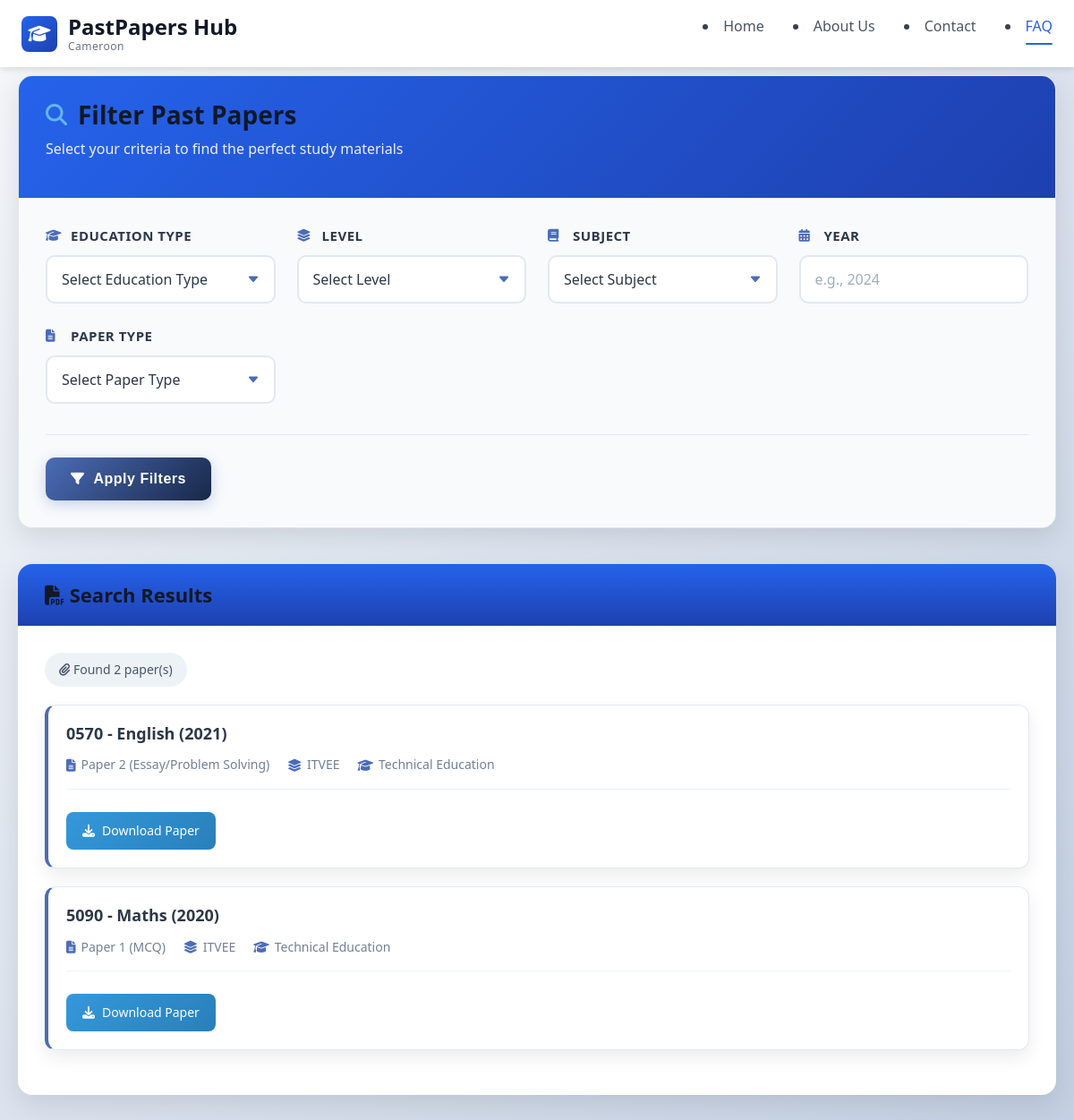
/pastpapers/, run on the app's committed database.
### papers/models.py (models this page shows, shortened)
class PastPaper(models.Model):
    PAPER_CHOICES = [
        ('1', 'Paper 1 (MCQ)'),
        ('2', 'Paper 2 (Essay/Problem Solving)'),
        ('3', 'Paper 3 (Practical)'),
    ]
    subject = models.ForeignKey(Subject, on_delete=models.CASCADE, related_name='papers')
    year = models.IntegerField(help_text="The year the exam was written (e.g., 2024)")
    paper_number = models.CharField(max_length=1, choices=PAPER_CHOICES, help_text="The specific paper number (1, 2, or 3)")
    file = models.FileField(upload_to='media/past_papers/')
    marking_scheme_file = models.FileField(upload_to='media/marking_schemes/', null=True, blank=True)
    class Meta:
        unique_together = ('subject', 'year', 'paper_number')
        ordering = ['-year', 'subject__name', 'paper_number'] # Sorts newest first

class Subject(models.Model):
    name = models.CharField(max_length=100)
    code = models.CharField(max_length=10, unique=True, help_text="e.g., 0570 for Mathematics")
    level = models.ForeignKey(Level, on_delete=models.CASCADE, related_name='subjects')
    department = models.ManyToManyField(Department, blank=True)
    class Meta:
        unique_together = ('name', 'level')

class Level(models.Model):
    education_type = models.ForeignKey(EducationType, on_delete=models.CASCADE, related_name='levels')
    """GCE O/L or A/L."""
    name = models.CharField(max_length=50, unique=True, help_text="e.g., Ordinary Level (O/L) , Advanced Level (A/L) , ITVEE , ATVEE")
    class meta:
        unique_together = ('education_type','name')

class EducationType(models.Model):
    name = models.CharField(max_length=50, unique=True,help_text='General Education or Technical Education')

### papers/views.py (the view)
# urls.py: path('pastpapers/', views.PastPaperListView.as_view(), name='papers'),
class PastPaperListView(ListView):
    model = PastPaper
    template_name = 'papers.html'
    context_object_name = 'papers'
    paginate_by = 20
    def get_queryset(self):
        queryset = super().get_queryset()
        education_type = self.request.GET.get('education_type')
        level = self.request.GET.get('level')
        subject = self.request.GET.get('subject')
        year = self.request.GET.get('year')
        paper_number = self.request.GET.get('paper_number')
        if education_type:
            queryset = queryset.filter(subject__level__education_type_id=education_type)
        if level:
            queryset = queryset.filter(subject__level_id=level)
        if subject:
            queryset = queryset.filter(subject_id=subject)
        if year:
            queryset = queryset.filter(year=year)
        if paper_number:
            queryset = queryset.filter(paper_number=paper_number)
        return queryset
    def get_context_data(self, **kwargs):
        context = super().get_context_data(**kwargs)
        education_type = self.request.GET.get('education_type')
        level = self.request.GET.get('level')
        context['education_types'] = EducationType.objects.all()
        if education_type:
            context['levels'] = Level.objects.filter(education_type_id=education_type)
        else:
            context['levels'] = Level.objects.none()
        if level:
            context['subjects'] = Subject.objects.filter(level_id=level)
        else:
            context['subjects'] = Subject.objects.none()
        context['current_education_type'] = education_type
        context['current_level'] = level
        context['current_subject'] = self.request.GET.get('subject')
        context['current_year'] = self.request.GET.get('year')
        context['current_paper_number'] = self.request.GET.get('paper_number')
        return context

### templates/papers.html (shortened to what this page needs)
{% load static %}
<!DOCTYPE html>
<html lang="en">
  {% block content %}
  <head>
    <link rel="stylesheet" href="https://cdnjs.cloudflare.com/ajax/libs/font-awesome/6.4.0/css/all.min.css">
    <link rel="stylesheet" href=" {% static 'styles/style.css' %} " />
    <link rel="stylesheet" href="{% static  'styles/animations.css' %}" />
    <link rel="stylesheet" href=" {% static 'styles/style.css' %} " />
    <link rel="stylesheet" href=" {% static 'styles/papers.css' %} " />
</head>
<body>
  <header>
    <nav class="navbar">
      <div class="container nav-container">
        <a href="index.html" class="logo">
          <div class="logo-icon animate-pop-in">
            <i class="fas fa-graduation-cap"></i>
          </div>
          <div class="logo-text">
            <span class="logo-primary">PastPapers Hub</span>
            <span class="logo-sub">Cameroon</span>
          </div>
        </a>
        <ul class="nav-menu">
          <li><a href="{% url 'home' %}" class="nav-link">Home</a></li>
          <li><a href="{% url 'about' %}" class="nav-link">About Us</a></li>
          <li><a href="{% url 'contact' %}" class="nav-link">Contact</a></li>
          <li><a href="{% url 'faq' %}" class="nav-link active">FAQ</a></li>
        </ul>
      </div>
    </nav>
  </header>
    <div class="filter-wrapper">
        <div class="filter-header">
            <h1><i class="fas fa-search"></i> Filter Past Papers</h1>
            <p>Select your criteria to find the perfect study materials</p>
        </div>
        <div class="filter-container">
            <form method="get" class="filter-form">
                <div class="form-group">
                    <label for="education_type"><i class="fas fa-graduation-cap"></i> Education Type</label>
                    <select name="education_type" id="education_type" onchange="this.form.submit()">
                        <option value="">Select Education Type</option>
                    </select>
                </div>
                <div class="form-group">
                    <label for="level"><i class="fas fa-layer-group"></i> Level</label>
                    <select name="level" id="level" onchange="this.form.submit()">
                        <option value="">Select Level</option>
                    </select>
                </div>
                <div class="form-group">
                    <label for="subject"><i class="fas fa-book"></i> Subject</label>
                    <select name="subject" id="subject">
                        <option value="">Select Subject</option>
                    </select>
                </div>
                <div class="form-group">
                    <label for="year"><i class="fas fa-calendar-alt"></i> Year</label>
                    <input type="number" name="year" id="year"
                           value="{{ current_year|default_if_none:'' }}"
                           placeholder="e.g., 2024" min="1900" max="2100">
                </div>
                <div class="form-group">
                    <label for="paper_number"><i class="fas fa-file-alt"></i> Paper Type</label>
                    <select name="paper_number" id="paper_number">
                        <option value="">Select Paper Type</option>
                    </select>
                </div>
                <div class="form-actions">
                    <button type="submit" class="btn btn-primary">
                        <i class="fas fa-filter"></i> Apply Filters
                    </button>
                </div>
            </form>
        </div>
    </div>
    {% if papers %}
    <div class="results-container">
        <div class="results-header">
            <h2><i class="fas fa-file-pdf"></i> Search Results</h2>
        </div>
        <div class="papers-list">
            <span class="results-count"><i class="fas fa-paperclip"></i> Found {{ papers|length }} paper(s)</span>
            {% for paper in papers %}
                <div class="paper-card">
                    <h4>{{ paper.subject.code }} - {{ paper.subject.name }} ({{ paper.year }})</h4>
                    <div class="paper-meta">
                        <span class="meta-item">
                            <i class="fas fa-file-alt"></i> {{ paper.get_paper_number_display }}
                        </span>
                        <span class="meta-item">
                            <i class="fas fa-layer-group"></i> {{ paper.subject.level.name }}
                        </span>
                        <span class="meta-item">
                            <i class="fas fa-graduation-cap"></i> {{ paper.subject.level.education_type.name }}
                        </span>
                    </div>
                    <div class="paper-actions">
                         <a href="{%  url 'download_paper' paper.id %}" target="_blank" class="download-btn">
                            <i class="fas fa-download"></i> Download Paper
                        </a>
                    </div>
                </div>
            {% endfor %}
        </div>
    </div>
    {% endif %}
</body>
{% endblock %}
</html>

### assets/styles/style.css (style rules this page uses)
:root { --primary-blue: #2563eb; --primary-dark: #1e40af; --primary-light: #3b82f6; --primary-bg: #f8fafc; --white: #ffffff; --gray-50: #f9fafb; --gray-100: #f3f4f6; --gray-200: #e5e7eb; --gray-300: #d1d5db; --gray-400: #9ca3af; --gray-500: #6b7280; --gray-600: #4b5563; --gray-700: #374151; --gray-800: #1f2937; --gray-900: #111827; --accent-success: #10b981; --accent-warning: #f59e0b; --accent-error: #ef4444; --accent-info: #06b6d4; --font-heading: "Poppins", system-ui, -apple-system, sans-serif; --font-body: "Inter", "Segoe UI", Roboto, sans-serif; --spacing-xs: 0.5rem; --spacing-sm: 1rem; --spacing-md: 1.5rem; --spacing-lg: 2rem; --spacing-xl: 3rem; --spacing-xxl: 4rem; --radius-sm: 0.375rem; --radius-md: 0.5rem; --radius-lg: 0.75rem; --radius-xl: 1rem; --radius-2xl: 1.5rem; --shadow-sm: 0 1px 2px 0 rgb(0 0 0 / 0.05); --shadow-md: 0 4px 6px -1px rgb(0 0 0 / 0.1); --shadow-lg: 0 10px 15px -3px rgb(0 0 0 / 0.1); --shadow-xl: 0 20px 25px -5px rgb(0 0 0 / 0.1); --shadow-blue: 0 10px 20px rgba(37, 99, 235, 0.15); --transition-fast: 150ms cubic-bezier(0.4, 0, 0.2, 1); --transition-base: 250ms cubic-bezier(0.4, 0, 0.2, 1); --transition-slow: 350ms cubic-bezier(0.4, 0, 0.2, 1); }
*, *::before, *::after { margin: 0; padding: 0; box-sizing: border-box; }
html { scroll-behavior: smooth; font-size: 16px; }
body { font-family: var(--font-body); line-height: 1.6; color: var(--gray-700); background-color: var(--white); overflow-x: hidden; }
h1, h2, h3, h4, h5, h6 { font-family: var(--font-heading); font-weight: 600; line-height: 1.3; color: var(--gray-900); }
h1 { font-size: clamp(2.25rem, 5vw, 3.5rem); font-weight: 700; }
h2 { font-size: clamp(1.875rem, 4vw, 2.5rem); }
p { margin-bottom: var(--spacing-sm); font-size: 1.125rem; color: var(--gray-600); }
a { text-decoration: none; color: inherit; transition: color var(--transition-base); }
ul, ol { list-style-position: inside; margin-bottom: var(--spacing-sm); }
.container { width: 100%; max-width: 1200px; margin: 0 auto; padding: 0 var(--spacing-md); }
.btn { display: inline-flex; align-items: center; justify-content: center; gap: 0.5rem; padding: 0.75rem 1.75rem; border-radius: var(--radius-md); font-weight: 600; font-size: 1rem; border: 2px solid transparent; cursor: pointer; transition: all var(--transition-base); text-align: center; min-height: 48px; }
.btn-primary { background-color: var(--primary-blue); color: var(--white); }
.navbar { position: fixed; top: 0; left: 0; width: 100%; background-color: var(--white); box-shadow: var(--shadow-md); z-index: 1000; padding: 1rem 0; }
.nav-container { display: flex; justify-content: space-between; align-items: center; }
.logo { display: flex; align-items: center; gap: 0.75rem; z-index: 1001; }
.logo-icon { width: 2.5rem; height: 2.5rem; background: linear-gradient(135deg, var(--primary-blue), var(--primary-dark)); border-radius: var(--radius-md); display: flex; align-items: center; justify-content: center; color: var(--white); font-size: 1.25rem; }
.logo-text { display: flex; flex-direction: column; line-height: 1.2; }
.logo-primary { font-family: var(--font-heading); font-weight: 700; font-size: 1.5rem; color: var(--gray-900); }
.logo-sub { font-size: 0.75rem; color: var(--gray-500); letter-spacing: 0.5px; }
.nav-menu { display: flex; gap: 2rem; align-items: center; }
.nav-link { position: relative; font-weight: 500; color: var(--gray-600); padding: 0.5rem 0; transition: color var(--transition-base); }
.nav-link:hover, .nav-link.active { color: var(--primary-blue); }
.nav-link.active::after { content: ""; position: absolute; bottom: -2px; left: 0; width: 100%; height: 2px; background-color: var(--primary-blue); border-radius: 2px; }
.form-group { margin-bottom: var(--spacing-md); }
.paper-card { background: #fff; padding: 20px; border-radius: 14px; box-shadow: 0 8px 20px rgba(0, 0, 0, 0.08); }
.download-btn { display: inline-block; margin-top: 10px; color: white; background-color: #2563eb; font-weight: 600; padding: 10px 20px; border-radius: 6px; }

### assets/styles/animations.css (style rules this page uses)
.animate-pop-in { animation: popIn 0.5s cubic-bezier(0.68, -0.55, 0.265, 1.55) forwards; }

### data on the page
PastPaper: subject.code "0570", subject.name "English", year "2021", paper_number "Paper 2 (Essay/Problem Solving)", subject.level.name "ITVEE", subject.level.education_type.name "Technical Education"
PastPaper: subject.code "5090", subject.name "Maths", year "2020", paper_number "Paper 1 (MCQ)", subject.level.name "ITVEE", subject.level.education_type.name "Technical Education"

### other printed values
{{ papers|length }} "2"
